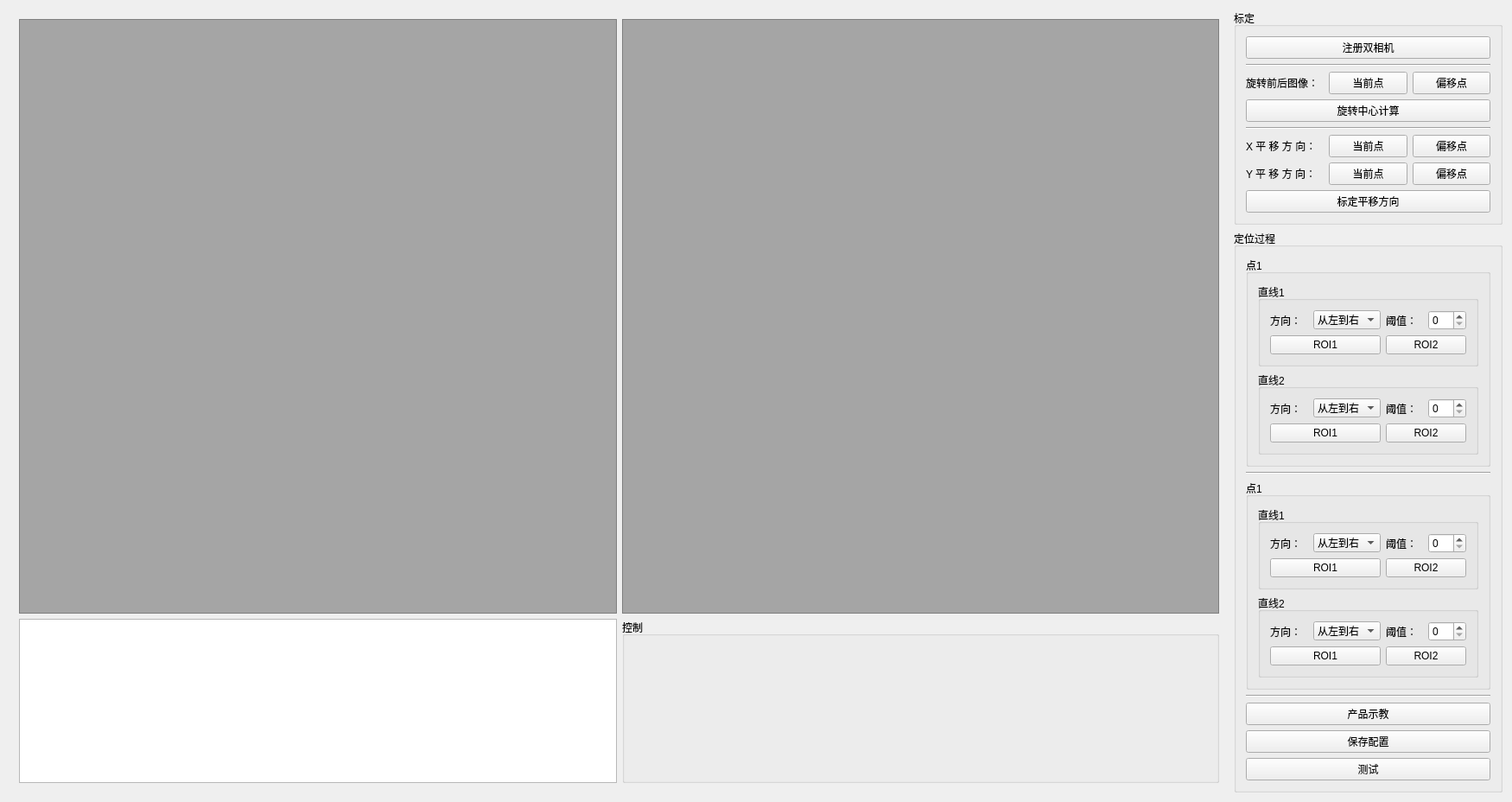
<?xml version="1.0" encoding="UTF-8"?>
<ui version="4.0">
 <class>MainWindow</class>
 <widget class="QMainWindow" name="MainWindow">
  <property name="geometry">
   <rect>
    <x>0</x>
    <y>0</y>
    <width>1750</width>
    <height>785</height>
   </rect>
  </property>
  <property name="windowTitle">
   <string>MainWindow</string>
  </property>
  <widget class="QWidget" name="centralWidget">
   <layout class="QGridLayout" name="gridLayout_8">
    <item row="0" column="1">
     <widget class="QGroupBox" name="groupBox">
      <property name="minimumSize">
       <size>
        <width>311</width>
        <height>0</height>
       </size>
      </property>
      <property name="maximumSize">
       <size>
        <width>311</width>
        <height>16777215</height>
       </size>
      </property>
      <property name="title">
       <string>标定</string>
      </property>
      <layout class="QGridLayout" name="gridLayout">
       <item row="0" column="0" colspan="3">
        <widget class="QPushButton" name="pushButton_calibration_registerCamera">
         <property name="text">
          <string>注册双相机</string>
         </property>
        </widget>
       </item>
       <item row="1" column="0" colspan="3">
        <widget class="Line" name="line_2">
         <property name="orientation">
          <enum>Qt::Horizontal</enum>
         </property>
        </widget>
       </item>
       <item row="2" column="0">
        <widget class="QLabel" name="label_3">
         <property name="text">
          <string>旋转前后图像：</string>
         </property>
        </widget>
       </item>
       <item row="2" column="1">
        <widget class="QPushButton" name="pushButton_calibration_rotationCenter_curren">
         <property name="text">
          <string>当前点</string>
         </property>
        </widget>
       </item>
       <item row="2" column="2">
        <widget class="QPushButton" name="pushButton_calibration_rotationCenter_offset">
         <property name="text">
          <string>偏移点</string>
         </property>
        </widget>
       </item>
       <item row="3" column="0" colspan="3">
        <widget class="QPushButton" name="pushButton_calibration_rotationCenter">
         <property name="text">
          <string>旋转中心计算</string>
         </property>
        </widget>
       </item>
       <item row="4" column="0" colspan="3">
        <widget class="Line" name="line">
         <property name="orientation">
          <enum>Qt::Horizontal</enum>
         </property>
        </widget>
       </item>
       <item row="5" column="0">
        <widget class="QLabel" name="label">
         <property name="text">
          <string>X 平 移 方 向：</string>
         </property>
        </widget>
       </item>
       <item row="5" column="1">
        <widget class="QPushButton" name="pushButton_calibration_translationX_curren">
         <property name="text">
          <string>当前点</string>
         </property>
        </widget>
       </item>
       <item row="5" column="2">
        <widget class="QPushButton" name="pushButton_calibration_translationX_offset">
         <property name="enabled">
          <bool>true</bool>
         </property>
         <property name="text">
          <string>偏移点</string>
         </property>
        </widget>
       </item>
       <item row="6" column="0">
        <widget class="QLabel" name="label_2">
         <property name="text">
          <string>Y 平 移 方 向：</string>
         </property>
        </widget>
       </item>
       <item row="6" column="1">
        <widget class="QPushButton" name="pushButton_calibration_translationY_curren_2">
         <property name="text">
          <string>当前点</string>
         </property>
        </widget>
       </item>
       <item row="6" column="2">
        <widget class="QPushButton" name="pushButton_calibration_translationY_offset_2">
         <property name="text">
          <string>偏移点</string>
         </property>
        </widget>
       </item>
       <item row="7" column="0" colspan="3">
        <widget class="QPushButton" name="pushButton_calibration_translationDirection">
         <property name="text">
          <string>标定平移方向</string>
         </property>
        </widget>
       </item>
      </layout>
     </widget>
    </item>
    <item row="1" column="1">
     <widget class="QGroupBox" name="groupBox_2">
      <property name="minimumSize">
       <size>
        <width>311</width>
        <height>0</height>
       </size>
      </property>
      <property name="maximumSize">
       <size>
        <width>311</width>
        <height>16777215</height>
       </size>
      </property>
      <property name="title">
       <string>定位过程</string>
      </property>
      <layout class="QVBoxLayout" name="verticalLayout">
       <item>
        <widget class="QGroupBox" name="groupBox_3">
         <property name="title">
          <string>点1</string>
         </property>
         <layout class="QGridLayout" name="gridLayout_4">
          <item row="0" column="0">
           <widget class="QGroupBox" name="groupBox_4">
            <property name="title">
             <string>直线1</string>
            </property>
            <layout class="QGridLayout" name="gridLayout_2">
             <item row="0" column="1">
              <widget class="QComboBox" name="comboBox_point1_line1_direction">
               <item>
                <property name="text">
                 <string>从左到右</string>
                </property>
               </item>
               <item>
                <property name="text">
                 <string>从右到左</string>
                </property>
               </item>
               <item>
                <property name="text">
                 <string>从上到下</string>
                </property>
               </item>
               <item>
                <property name="text">
                 <string>从下到上</string>
                </property>
               </item>
              </widget>
             </item>
             <item row="0" column="0">
              <widget class="QLabel" name="label_4">
               <property name="text">
                <string>方向：</string>
               </property>
              </widget>
             </item>
             <item row="0" column="2">
              <widget class="QLabel" name="label_5">
               <property name="text">
                <string>阈值：</string>
               </property>
              </widget>
             </item>
             <item row="1" column="0" colspan="2">
              <widget class="QPushButton" name="pushButton_point1_line1_roi1">
               <property name="text">
                <string>ROI1</string>
               </property>
              </widget>
             </item>
             <item row="1" column="2" colspan="2">
              <widget class="QPushButton" name="pushButton_point1_line1_roi2">
               <property name="text">
                <string>ROI2</string>
               </property>
              </widget>
             </item>
             <item row="0" column="3">
              <widget class="QSpinBox" name="spinBox_point1_line1_threshold"/>
             </item>
            </layout>
           </widget>
          </item>
          <item row="1" column="0">
           <widget class="QGroupBox" name="groupBox_5">
            <property name="title">
             <string>直线2</string>
            </property>
            <layout class="QGridLayout" name="gridLayout_3">
             <item row="0" column="0">
              <widget class="QLabel" name="label_6">
               <property name="text">
                <string>方向：</string>
               </property>
              </widget>
             </item>
             <item row="0" column="1">
              <widget class="QComboBox" name="comboBox_point1_line2_direction">
               <item>
                <property name="text">
                 <string>从左到右</string>
                </property>
               </item>
               <item>
                <property name="text">
                 <string>从右到左</string>
                </property>
               </item>
               <item>
                <property name="text">
                 <string>从上到下</string>
                </property>
               </item>
               <item>
                <property name="text">
                 <string>从下到上</string>
                </property>
               </item>
              </widget>
             </item>
             <item row="0" column="2">
              <widget class="QLabel" name="label_7">
               <property name="text">
                <string>阈值：</string>
               </property>
              </widget>
             </item>
             <item row="1" column="0" colspan="2">
              <widget class="QPushButton" name="pushButton_point1_line2_roi1">
               <property name="text">
                <string>ROI1</string>
               </property>
              </widget>
             </item>
             <item row="1" column="2" colspan="2">
              <widget class="QPushButton" name="pushButton_point1_line2_roi2">
               <property name="text">
                <string>ROI2</string>
               </property>
              </widget>
             </item>
             <item row="0" column="3">
              <widget class="QSpinBox" name="spinBox_point1_line2_threshold"/>
             </item>
            </layout>
           </widget>
          </item>
         </layout>
        </widget>
       </item>
       <item>
        <widget class="Line" name="line_3">
         <property name="orientation">
          <enum>Qt::Horizontal</enum>
         </property>
        </widget>
       </item>
       <item>
        <widget class="QGroupBox" name="groupBox_6">
         <property name="title">
          <string>点1</string>
         </property>
         <layout class="QGridLayout" name="gridLayout_5">
          <item row="0" column="0">
           <widget class="QGroupBox" name="groupBox_7">
            <property name="title">
             <string>直线1</string>
            </property>
            <layout class="QGridLayout" name="gridLayout_6">
             <item row="0" column="1">
              <widget class="QComboBox" name="comboBox_point1_line1_direction_2">
               <item>
                <property name="text">
                 <string>从左到右</string>
                </property>
               </item>
               <item>
                <property name="text">
                 <string>从右到左</string>
                </property>
               </item>
               <item>
                <property name="text">
                 <string>从上到下</string>
                </property>
               </item>
               <item>
                <property name="text">
                 <string>从下到上</string>
                </property>
               </item>
              </widget>
             </item>
             <item row="0" column="0">
              <widget class="QLabel" name="label_8">
               <property name="text">
                <string>方向：</string>
               </property>
              </widget>
             </item>
             <item row="0" column="2">
              <widget class="QLabel" name="label_9">
               <property name="text">
                <string>阈值：</string>
               </property>
              </widget>
             </item>
             <item row="1" column="0" colspan="2">
              <widget class="QPushButton" name="pushButton_point1_line1_roi1_2">
               <property name="text">
                <string>ROI1</string>
               </property>
              </widget>
             </item>
             <item row="1" column="2" colspan="2">
              <widget class="QPushButton" name="pushButton_point1_line1_roi2_2">
               <property name="text">
                <string>ROI2</string>
               </property>
              </widget>
             </item>
             <item row="0" column="3">
              <widget class="QSpinBox" name="spinBox_point1_line1_threshold_2"/>
             </item>
            </layout>
           </widget>
          </item>
          <item row="1" column="0">
           <widget class="QGroupBox" name="groupBox_8">
            <property name="title">
             <string>直线2</string>
            </property>
            <layout class="QGridLayout" name="gridLayout_7">
             <item row="0" column="2">
              <widget class="QLabel" name="label_11">
               <property name="text">
                <string>阈值：</string>
               </property>
              </widget>
             </item>
             <item row="0" column="0">
              <widget class="QLabel" name="label_10">
               <property name="text">
                <string>方向：</string>
               </property>
              </widget>
             </item>
             <item row="0" column="1">
              <widget class="QComboBox" name="comboBox_point1_line2_direction_2">
               <item>
                <property name="text">
                 <string>从左到右</string>
                </property>
               </item>
               <item>
                <property name="text">
                 <string>从右到左</string>
                </property>
               </item>
               <item>
                <property name="text">
                 <string>从上到下</string>
                </property>
               </item>
               <item>
                <property name="text">
                 <string>从下到上</string>
                </property>
               </item>
              </widget>
             </item>
             <item row="1" column="0" colspan="2">
              <widget class="QPushButton" name="pushButton_point1_line2_roi1_2">
               <property name="text">
                <string>ROI1</string>
               </property>
              </widget>
             </item>
             <item row="1" column="2" colspan="2">
              <widget class="QPushButton" name="pushButton_point1_line2_roi2_2">
               <property name="text">
                <string>ROI2</string>
               </property>
              </widget>
             </item>
             <item row="0" column="3">
              <widget class="QSpinBox" name="spinBox_point1_line2_threshold_2"/>
             </item>
            </layout>
           </widget>
          </item>
         </layout>
        </widget>
       </item>
       <item>
        <widget class="Line" name="line_4">
         <property name="orientation">
          <enum>Qt::Horizontal</enum>
         </property>
        </widget>
       </item>
       <item>
        <widget class="QPushButton" name="pushButton_StandardPosition">
         <property name="text">
          <string>产品示教</string>
         </property>
        </widget>
       </item>
       <item>
        <widget class="QPushButton" name="pushButton_save_setting">
         <property name="text">
          <string>保存配置</string>
         </property>
        </widget>
       </item>
       <item>
        <widget class="QPushButton" name="pushButton_test">
         <property name="text">
          <string>测试</string>
         </property>
        </widget>
       </item>
      </layout>
     </widget>
    </item>
    <item row="0" column="0" rowspan="2">
     <widget class="QWidget" name="widget" native="true">
      <property name="styleSheet">
       <string notr="true"/>
      </property>
      <layout class="QVBoxLayout" name="verticalLayout_2">
       <item>
        <layout class="QHBoxLayout" name="horizontalLayout_2">
         <item>
          <widget class="QScrollArea" name="scrollArea">
           <property name="styleSheet">
            <string notr="true">background-color: rgb(165, 165, 165);</string>
           </property>
           <property name="widgetResizable">
            <bool>true</bool>
           </property>
           <widget class="QWidget" name="scrollAreaWidgetContents">
            <property name="geometry">
             <rect>
              <x>0</x>
              <y>0</y>
              <width>693</width>
              <height>368</height>
             </rect>
            </property>
           </widget>
          </widget>
         </item>
         <item>
          <widget class="QScrollArea" name="scrollArea_2">
           <property name="styleSheet">
            <string notr="true">background-color: rgb(165, 165, 165);</string>
           </property>
           <property name="widgetResizable">
            <bool>true</bool>
           </property>
           <widget class="QWidget" name="scrollAreaWidgetContents_2">
            <property name="geometry">
             <rect>
              <x>0</x>
              <y>0</y>
              <width>692</width>
              <height>368</height>
             </rect>
            </property>
           </widget>
          </widget>
         </item>
        </layout>
       </item>
       <item>
        <layout class="QHBoxLayout" name="horizontalLayout" stretch="1,1">
         <item>
          <widget class="QTextBrowser" name="textBrowser">
           <property name="maximumSize">
            <size>
             <width>16777215</width>
             <height>190</height>
            </size>
           </property>
          </widget>
         </item>
         <item>
          <widget class="QGroupBox" name="groupBox_9">
           <property name="maximumSize">
            <size>
             <width>16777215</width>
             <height>190</height>
            </size>
           </property>
           <property name="title">
            <string>控制</string>
           </property>
          </widget>
         </item>
        </layout>
       </item>
      </layout>
     </widget>
    </item>
   </layout>
  </widget>
 </widget>
 <layoutdefault spacing="6" margin="11"/>
 <resources/>
 <connections/>
</ui>
